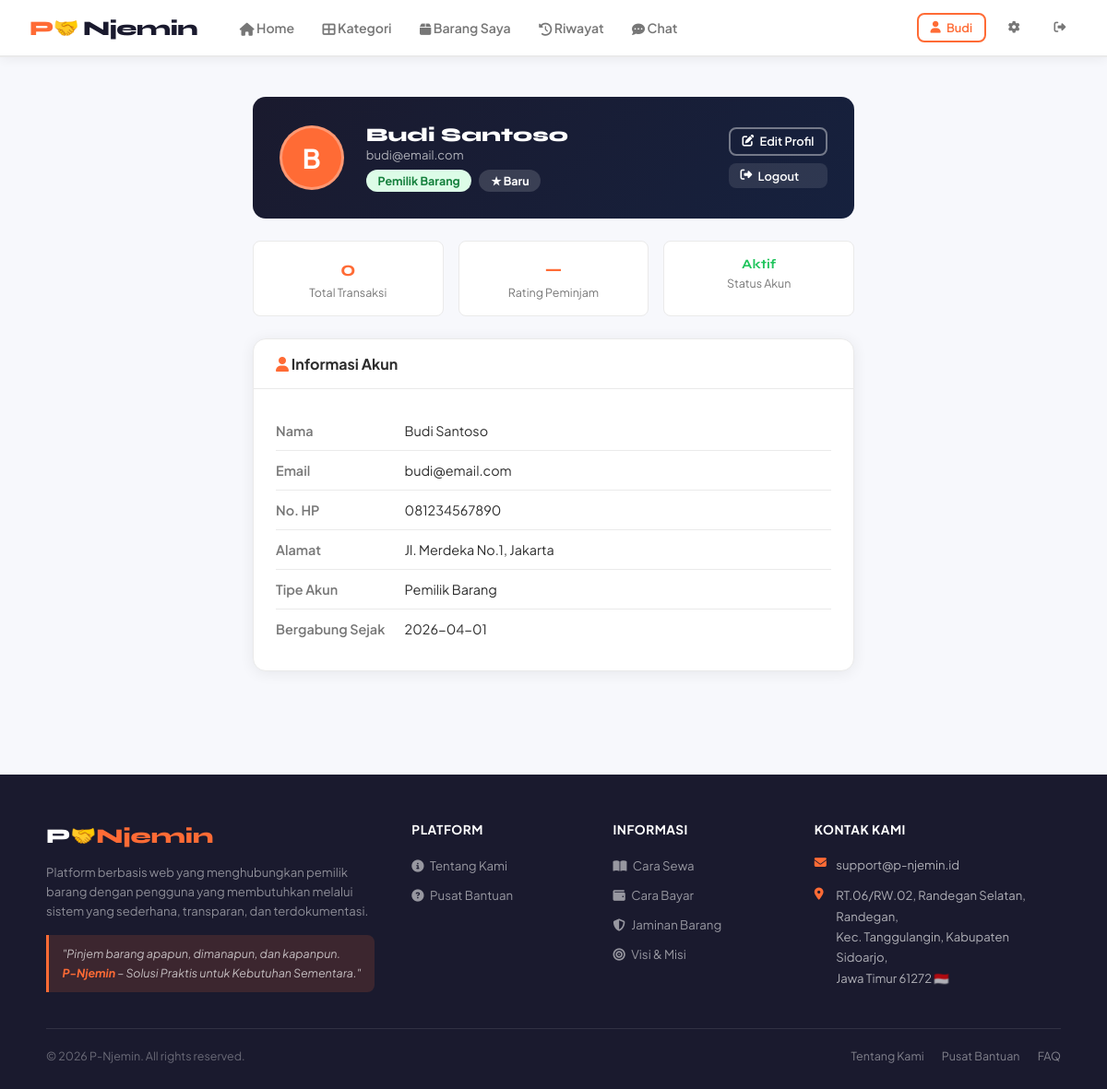
The page /profil (signed in) on the database its author committed.
### tables this page shows
CREATE TABLE users (
            id INTEGER PRIMARY KEY AUTOINCREMENT,
            nama TEXT NOT NULL, email TEXT UNIQUE NOT NULL, password TEXT NOT NULL,
            no_hp TEXT, alamat TEXT, role TEXT DEFAULT 'user',
            tipe_akun TEXT DEFAULT 'peminjam', rating REAL DEFAULT 0,
            total_transaksi INTEGER DEFAULT 0, status TEXT DEFAULT 'aktif',
            foto_ktp TEXT, created_at TIMESTAMP DEFAULT CURRENT_TIMESTAMP
        );

### app.py (the view)
@app.route('/profil')
def profil():
    if 'user_id' not in session: return redirect(url_for('login'))
    if cek_blokir(): return redirect(url_for('akun_diblokir'))
    user = db_execute("SELECT * FROM users WHERE id=?",(session['user_id'],), fetchone=True)
    notifikasi = db_execute("SELECT * FROM notifikasi WHERE id_user=? ORDER BY created_at DESC LIMIT 10",(session['user_id'],), fetchall=True)
    db_execute("UPDATE notifikasi SET dibaca=1 WHERE id_user=?",(session['user_id'],), commit=True)
    rating_peminjam = db_execute("SELECT AVG(rating) as avg_r, COUNT(*) as cnt FROM review_peminjam WHERE id_peminjam=?",(session['user_id'],), fetchone=True)
    ulasan_peminjam = db_execute("""
        SELECT rp.*,u.nama as nama_pemilik,b.nama_barang FROM review_peminjam rp
        JOIN users u ON rp.id_pemilik=u.id JOIN transaksi t ON rp.id_transaksi=t.id
        JOIN barang b ON t.id_barang=b.id WHERE rp.id_peminjam=? ORDER BY rp.created_at DESC LIMIT 5
    """,(session['user_id'],), fetchall=True)
    return render_template('profil.html', user=user, notif_count=0, notifikasi=notifikasi,
                           rating_peminjam=rating_peminjam, ulasan_peminjam=ulasan_peminjam)

### app.py (called while the page is built)
@app.template_filter('tgl')
def filter_tgl(value, fmt='%Y-%m-%d'):
    if not value:
        return ''
    if hasattr(value, 'strftime'):
        return value.strftime(fmt)
    return str(value)[:10]

def get_db():
    if 'db' not in g:
        if USE_POSTGRES:
            g.db = psycopg2.connect(DATABASE_URL, cursor_factory=psycopg2.extras.RealDictCursor)
        else:
            import sqlite3
            g.db = sqlite3.connect('database.db', check_same_thread=False)
            g.db.row_factory = sqlite3.Row
            g.db.execute("PRAGMA journal_mode=WAL")
    return g.db

def db_execute(sql, params=(), fetchone=False, fetchall=False, commit=False):
    conn = get_db()
    if USE_POSTGRES:
        sql = sql.replace('?', '%s')
    cur = conn.cursor()
    cur.execute(sql, params)
    result = None
    if fetchone:
        result = cur.fetchone()
    elif fetchall:
        result = cur.fetchall()
    if commit:
        conn.commit()
    cur.close()
    return result

def chat_unread():
    if 'user_id' not in session: return 0
    try:
        row = db_execute("SELECT COUNT(*) AS c FROM chat WHERE id_penerima=? AND dibaca=0", (session['user_id'],), fetchone=True)
        return row['c'] if row else 0
    except: return 0

@app.context_processor
def inject_globals():
    return dict(chat_unread_count=chat_unread(), foto_url=foto_url)

def cek_blokir():
    if 'user_id' in session:
        user = db_execute("SELECT status FROM users WHERE id=?", (session['user_id'],), fetchone=True)
        if user and user['status'] == 'diblokir':
            return True
    return False

### templates/profil.html (shortened to what this page needs)
{% extends 'base.html' %}
{% block content %}
<div class="profil-wrap">
    <div class="profil-hero">
        <div class="avatar-big">{{ user.nama[0].upper() }}</div>
        <div style="flex:1">
            <div class="profil-name">{{ user.nama }}</div>
            <div class="profil-meta">{{ user.email }}</div>
            <div style="margin-top:0.5rem;display:flex;gap:0.5rem;flex-wrap:wrap">
                <span class="tipe-badge {% if user.role == 'admin' %}tipe-pemilik{% elif user.tipe_akun == 'pemilik' %}tipe-pemilik{% else %}tipe-peminjam{% endif %}">
                     {{ 'Admin' if user.role == 'admin' else ('Pemilik Barang' if user.tipe_akun == 'pemilik' else 'Peminjam') }}
                </span>
                <span style="background:rgba(255,255,255,0.15);color:white;padding:0.25rem 0.8rem;border-radius:20px;font-size:0.78rem;font-weight:700">
                    ★ {{ "%.1f"|format(user.rating) if user.rating else "Baru" }}
                </span>
            </div>
        </div>
        <div style="display:flex;flex-direction:column;gap:0.5rem">
            <a href="{{ url_for('edit_profil') }}" class="btn btn-outline btn-sm" style="border-color:rgba(255,255,255,0.4);color:white"><i class="fas fa-edit"></i> Edit Profil</a>
            <a href="{{ url_for('logout') }}" class="btn btn-sm" style="background:rgba(255,255,255,0.1);color:white"><i class="fas fa-sign-out-alt"></i> Logout</a>
        </div>
    </div>
    <div class="stat-grid">
        <div class="stat-card"><strong>{{ user.total_transaksi }}</strong><span>Total Transaksi</span></div>
        <div class="stat-card"><strong>{{ "%.1f"|format(user.rating) if user.rating else "—" }}</strong><span>Rating Peminjam</span></div>
        <div class="stat-card">
            <strong style="font-size:0.9rem;color:{% if user.status == 'aktif' %}var(--success){% else %}var(--danger){% endif %}">
                {{ user.status.capitalize() }}
            </strong>
            <span>Status Akun</span>
        </div>
    </div>
    <div class="card" style="margin-bottom:1.5rem">
        <div class="card-header"><i class="fas fa-user" style="color:var(--primary)"></i> Informasi Akun</div>
        <div class="card-body">
            <div class="info-row"><span class="info-label">Nama</span><span>{{ user.nama }}</span></div>
            <div class="info-row"><span class="info-label">Email</span><span>{{ user.email }}</span></div>
            <div class="info-row"><span class="info-label">No. HP</span><span>{{ user.no_hp or '—' }}</span></div>
            <div class="info-row"><span class="info-label">Alamat</span><span>{{ user.alamat or '—' }}</span></div>
            <div class="info-row"><span class="info-label">Tipe Akun</span><span>{{ 'Admin' if user.role == 'admin' else ('Pemilik Barang' if user.tipe_akun == 'pemilik' else 'Peminjam') }}</span></div>
            <div class="info-row"><span class="info-label">Bergabung Sejak</span><span>{{ user.created_at | tgl }}</span></div>
        </div>
    </div>
</div>
{% endblock %}

### templates/base.html (style rules this page uses)
:root { --primary: #FF6B35; --primary-dark: #e55a25; --primary-light: #fff3ee; --secondary: #1a1a2e; --accent: #FFD700; --text: #2d2d2d; --text-muted: #777; --bg: #f7f8fc; --card-bg: #ffffff; --border: #eaeaea; --success: #22c55e; --warning: #f59e0b; --danger: #ef4444; --info: #3b82f6; --radius: 14px; --radius-sm: 8px; --shadow: 0 2px 16px rgba(0,0,0,0.07); --shadow-hover: 0 8px 32px rgba(255,107,53,0.15); }
* { margin: 0; padding: 0; box-sizing: border-box; }
body { font-family: 'Plus Jakarta Sans', sans-serif; background: var(--bg); color: var(--text); }
.btn { display: inline-flex; align-items: center; gap: 0.4rem; padding: 0.5rem 1.1rem; border-radius: var(--radius-sm); font-size: 0.88rem; font-weight: 600; cursor: pointer; border: none; text-decoration: none; transition: all 0.2s; }
.btn-outline { background: transparent; color: var(--primary); border: 2px solid var(--primary); }
.btn-sm { padding: 0.35rem 0.8rem; font-size: 0.8rem; }
.card { background: var(--card-bg); border-radius: var(--radius); border: 1px solid var(--border); box-shadow: var(--shadow); overflow: hidden; }
.card-body { padding: 1.5rem; }
.card-header { padding: 1rem 1.5rem; border-bottom: 1px solid var(--border); font-weight: 700; font-size: 1rem; }

### templates/profil.html (style rules this page uses)
.profil-wrap { max-width: 700px; margin: 0 auto; padding: 1.5rem; }
.profil-hero { background: linear-gradient(135deg, var(--secondary), #16213e); border-radius: var(--radius); padding: 1.8rem; color: white; display: flex; gap: 1.5rem; align-items: center; margin-bottom: 1.5rem; }
.avatar-big { width: 70px; height: 70px; border-radius: 50%; background: var(--primary); display: flex; align-items: center; justify-content: center; font-size: 1.8rem; font-weight: 700; color: white; flex-shrink: 0; border: 3px solid rgba(255,255,255,0.3); }
.profil-name { font-family: 'Syne', sans-serif; font-size: 1.3rem; font-weight: 800; }
.profil-meta { font-size: 0.82rem; color: rgba(255,255,255,0.65); }
.stat-grid { display: grid; grid-template-columns: repeat(3, 1fr); gap: 1rem; margin-bottom: 1.5rem; }
.stat-card { background: white; border: 1px solid var(--border); border-radius: var(--radius-sm); padding: 1rem; text-align: center; }
.stat-card strong { display: block; font-family: 'Syne', sans-serif; font-size: 1.4rem; color: var(--primary); }
.stat-card span { font-size: 0.78rem; color: var(--text-muted); }
.info-row { display: flex; gap: 0.6rem; padding: 0.75rem 0; border-bottom: 1px solid var(--border); font-size: 0.9rem; }
.info-row:last-child { border-bottom: none; }
.info-label { color: var(--text-muted); width: 130px; flex-shrink: 0; font-weight: 600; }
.tipe-badge { display: inline-block; padding: 0.25rem 0.8rem; border-radius: 20px; font-size: 0.78rem; font-weight: 700; }
.tipe-pemilik { background: #dcfce7; color: #15803d; }

### rows shown on the page
users: nama "B", nama "Budi Santoso", email "budi@email.com", role+tipe_akun "Pemilik Barang", rating "Baru", total_transaksi "0", rating "—", status "Aktif", no_hp "081234567890", alamat "Jl. Merdeka No.1, Jakarta", created_at|tgl "2026-04-01"

### other values the page prints
{{ session.get('nama','').split()[0] }} "Budi"
